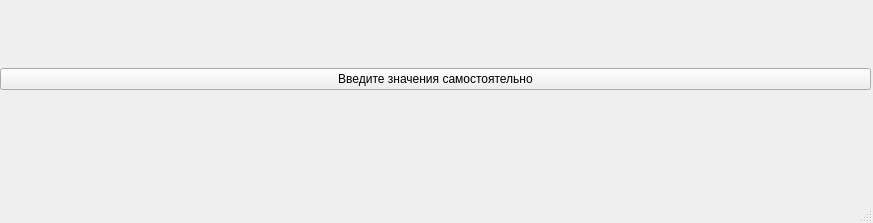
<?xml version="1.0" encoding="UTF-8"?>
<ui version="4.0">
 <class>MainWindow</class>
 <widget class="QMainWindow" name="MainWindow">
  <property name="geometry">
   <rect>
    <x>0</x>
    <y>0</y>
    <width>873</width>
    <height>223</height>
   </rect>
  </property>
  <property name="windowTitle">
   <string>MainWindow</string>
  </property>
  <widget class="QWidget" name="centralwidget">
   <property name="sizePolicy">
    <sizepolicy hsizetype="Preferred" vsizetype="Preferred">
     <horstretch>0</horstretch>
     <verstretch>0</verstretch>
    </sizepolicy>
   </property>
   <widget class="QWidget" name="verticalLayoutWidget">
    <property name="geometry">
     <rect>
      <x>0</x>
      <y>0</y>
      <width>871</width>
      <height>191</height>
     </rect>
    </property>
    <layout class="QVBoxLayout" name="verticalLayout">
     <property name="sizeConstraint">
      <enum>QLayout::SetDefaultConstraint</enum>
     </property>
     <item>
      <widget class="QLabel" name="label">
       <property name="font">
        <font>
         <pointsize>12</pointsize>
        </font>
       </property>
       <property name="text">
        <string/>
       </property>
      </widget>
     </item>
     <item>
      <widget class="QLabel" name="label_2">
       <property name="font">
        <font>
         <pointsize>12</pointsize>
        </font>
       </property>
       <property name="text">
        <string/>
       </property>
      </widget>
     </item>
     <item>
      <widget class="QPushButton" name="pushButton">
       <property name="text">
        <string>Введите значения самостоятельно</string>
       </property>
      </widget>
     </item>
     <item>
      <widget class="QLabel" name="label_3">
       <property name="font">
        <font>
         <pointsize>12</pointsize>
        </font>
       </property>
       <property name="text">
        <string/>
       </property>
      </widget>
     </item>
     <item>
      <widget class="QLabel" name="label_4">
       <property name="font">
        <font>
         <pointsize>12</pointsize>
        </font>
       </property>
       <property name="text">
        <string/>
       </property>
      </widget>
     </item>
     <item>
      <widget class="QLabel" name="label_5">
       <property name="font">
        <font>
         <pointsize>12</pointsize>
        </font>
       </property>
       <property name="text">
        <string/>
       </property>
      </widget>
     </item>
    </layout>
   </widget>
  </widget>
  <widget class="QMenuBar" name="menubar">
   <property name="geometry">
    <rect>
     <x>0</x>
     <y>0</y>
     <width>873</width>
     <height>22</height>
    </rect>
   </property>
  </widget>
  <widget class="QStatusBar" name="statusbar"/>
 </widget>
 <resources/>
 <connections/>
</ui>
